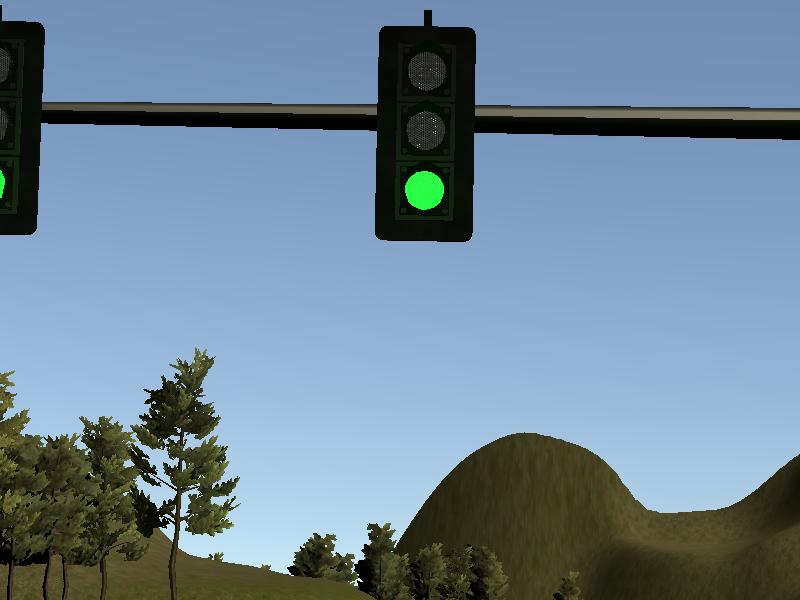
#> input picture CarND-Capstone/ros/src/tl_detector/light_classification/data/green.png, 800 x 600 px
$ python -i tl_classifier.py   (imports and definitions only)
#> lines starting #> are read from the running program, lines starting #| are printed output that depends on the picture; after the words box and inside, x2 and y2 are one past the last pixel; in counts of white or black regions, pixels touching at a corner belong together
#> further down, picture is the input picture: shape (600, 800, 3); mean B, G, R 152, 133.3, 111.9
from styx_msgs.msg import TrafficLight
import cv2
import numpy as np

class TLClassifier(object):
    def __init__(self):
        #TODO load classifier
        pass

    def get_classification(self, image):
        """Determines the color of the traffic light in the image

        Args:
            image (cv::Mat): image containing the traffic light

        Returns:
            int: ID of traffic light color (specified in styx_msgs/TrafficLight)

        """
        #TODO implement light color prediction

        # Convert the image to HSV color space
        image_hsv = cv2.cvtColor(image,cv2.COLOR_BGR2HSV)
#> image_hsv: shape (600, 800, 3); mean H, S, V 85.5, 97.3, 158.9

        # Create a threshold for RED pixels in the image
        RED_MIN = np.array([0, 120, 120], np.uint8)
        RED_MAX = np.array([10, 255, 255], np.uint8)
        threshold = cv2.inRange(image_hsv, RED_MIN, RED_MAX)
#> threshold: shape (600, 800); every value is 0
        red_pixels = cv2.countNonZero(threshold)
#> red_pixels = 0
        if red_pixels > 60:
            return TrafficLight.RED

        # Create a threshold for YELLOW pixels in the image
        YELLOW_MIN = np.array([28, 120, 120], np.uint8)
        YELLOW_MAX = np.array([47, 255, 255], np.uint8)
        threshold = cv2.inRange(image_hsv, YELLOW_MIN, YELLOW_MAX)
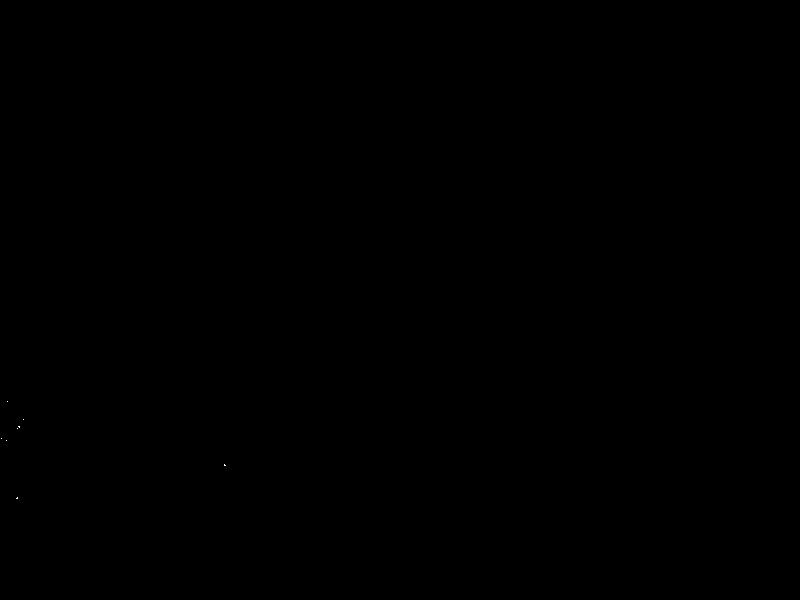
#> threshold: shape (600, 800); 0% white in thin lines or dots, all inside (x1, y1, x2, y2) = (1, 401, 226, 499)
        yellow_pixels = cv2.countNonZero(threshold)
#> yellow_pixels = 14
        if yellow_pixels > 60:
            return TrafficLight.YELLOW

        # Create a threshold for GREEN pixels in the image
        GREEN_MIN = np.array([64, 120, 120], np.uint8)
        GREEN_MAX = np.array([100, 255, 255], np.uint8)
        threshold = cv2.inRange(image_hsv, GREEN_MIN, GREEN_MAX)
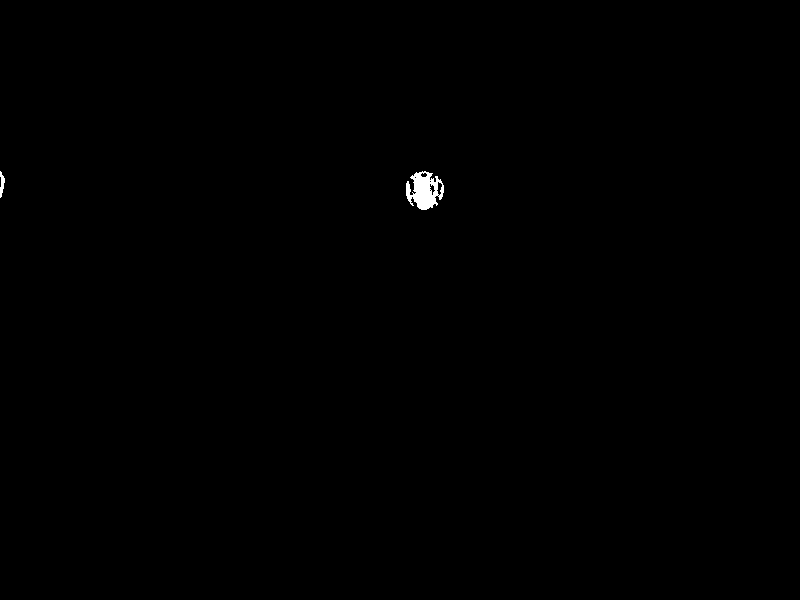
#> threshold: shape (600, 800); 0.21% white; 2 white regions, box (x1, y1, x2, y2) and area: (406, 171, 444, 210) 909, (0, 171, 5, 198) 78
        green_pixels = cv2.countNonZero(threshold)
#> green_pixels = 987
        if green_pixels > 60:
            return TrafficLight.GREEN


        return TrafficLight.UNKNOWN

>>> import cv2
>>> picture = cv2.imread('data/green.png')
>>> result = TLClassifier().get_classification(picture)
